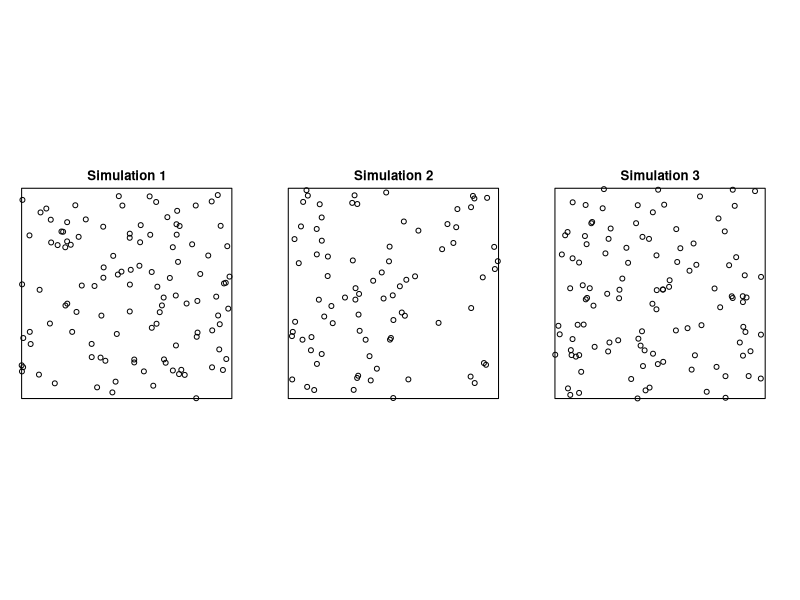
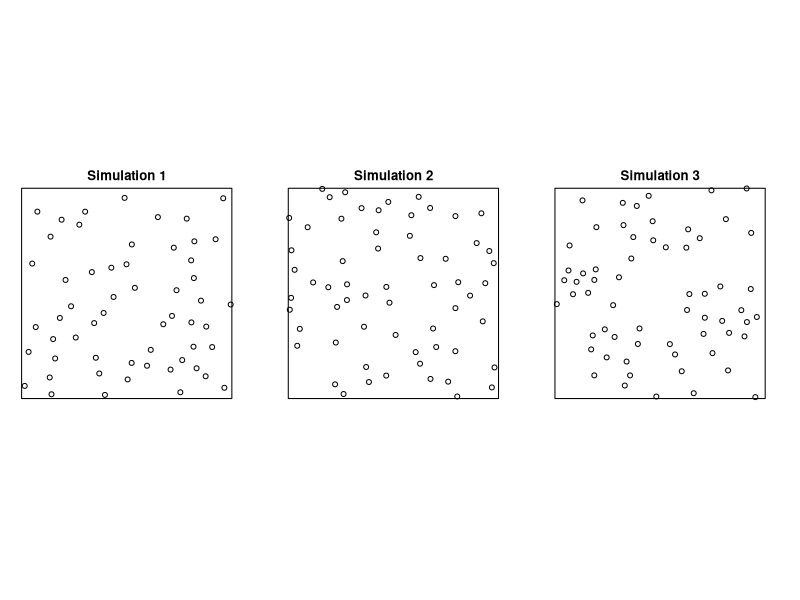
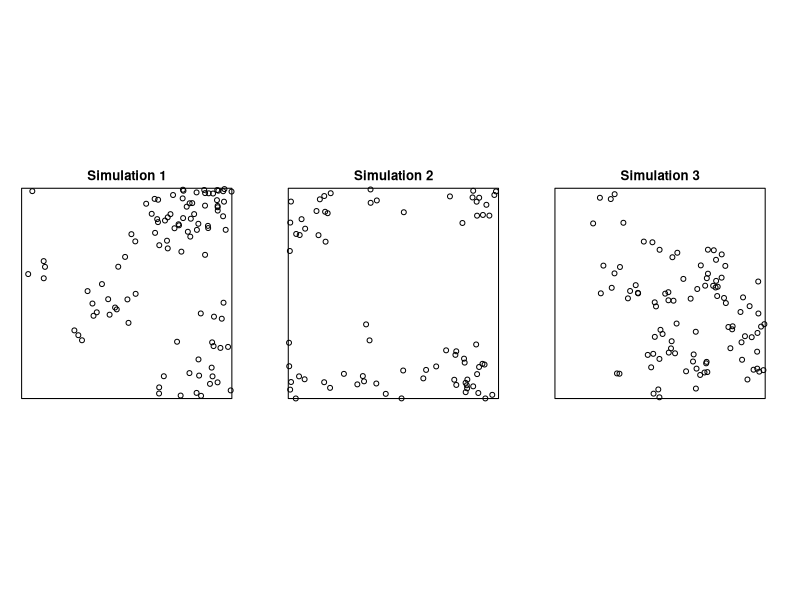
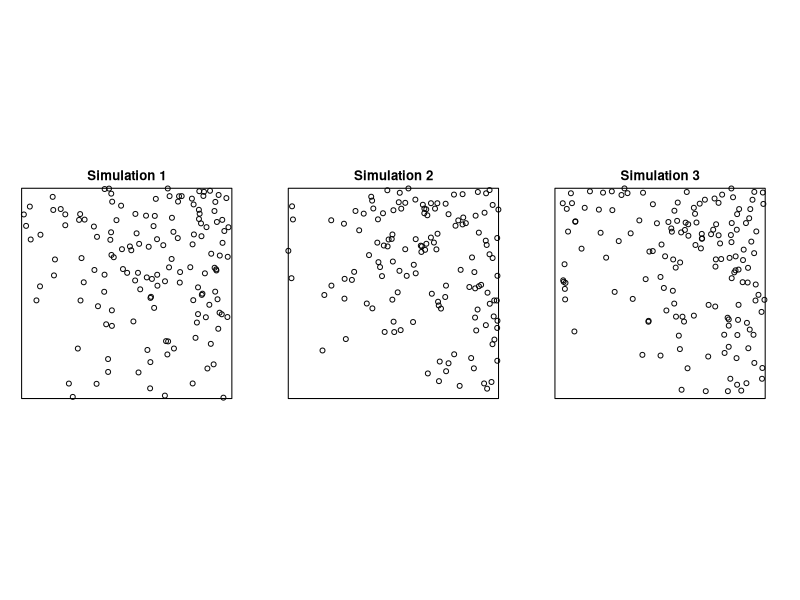

These figures' R source, in order:
## ---- chunk 1
knitr::opts_chunk$set(echo = TRUE)
## ---- chunk 2
library(spatstat)
set.seed(42) # Reproducibility
Xpois <- rpoispp(100, nsim = 3)
plot(Xpois, main = "")
## ---- chunk 3
Xhc <- rHardcore(beta = 100, R = .05, nsim = 3)
plot(Xhc, main = "")
## ---- chunk 4
Xthomas <- rThomas(kappa = 5, mu = 20, scale = .1, nsim = 3)
plot(Xthomas, main = "")
## ---- chunk 5
lambda <- function(x,y){200*(x^2+y^2)}
Xinhom <- rpoispp(lambda, nsim = 3)
plot(Xinhom, main = "")
